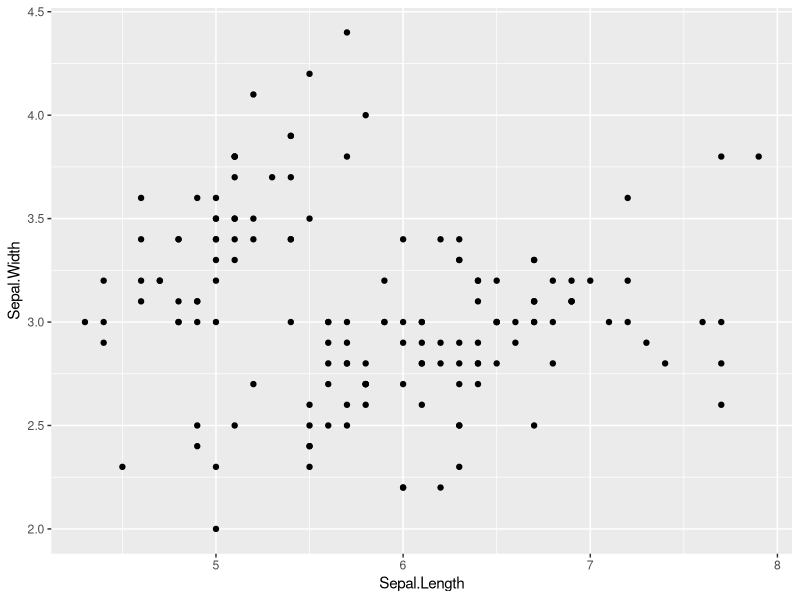
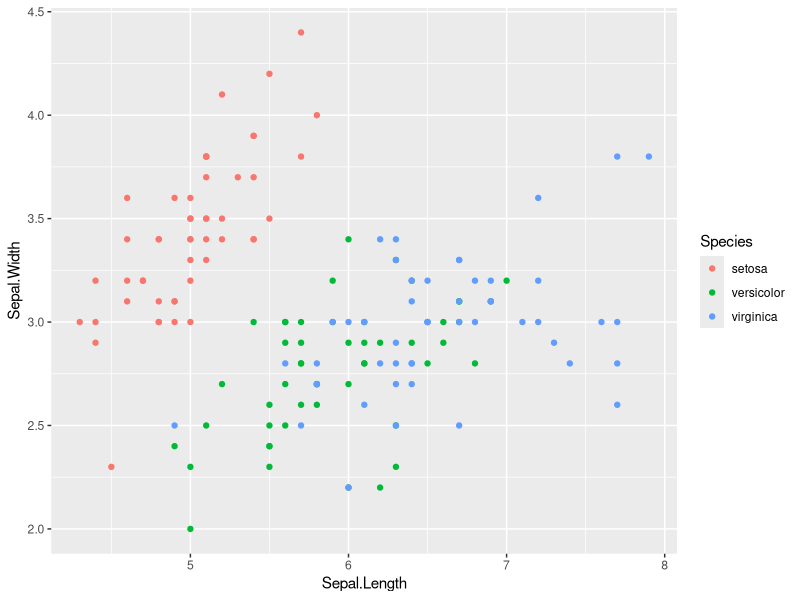
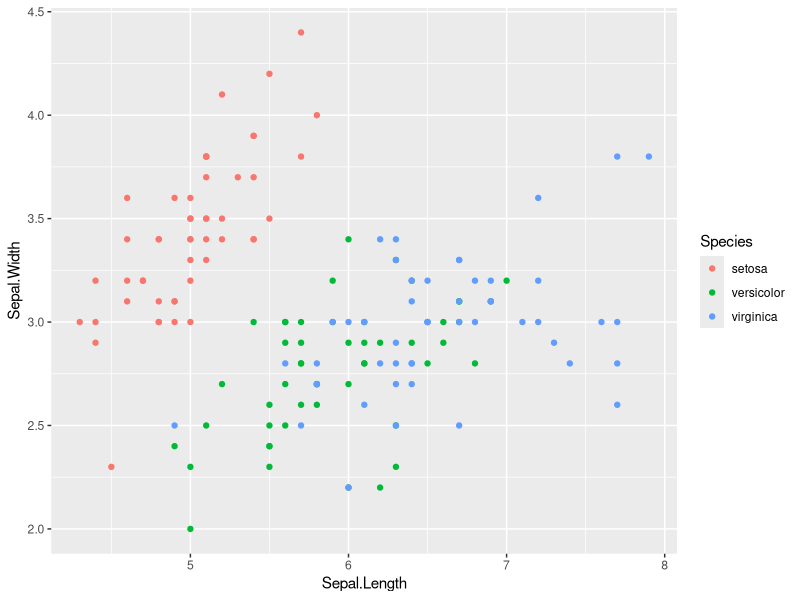
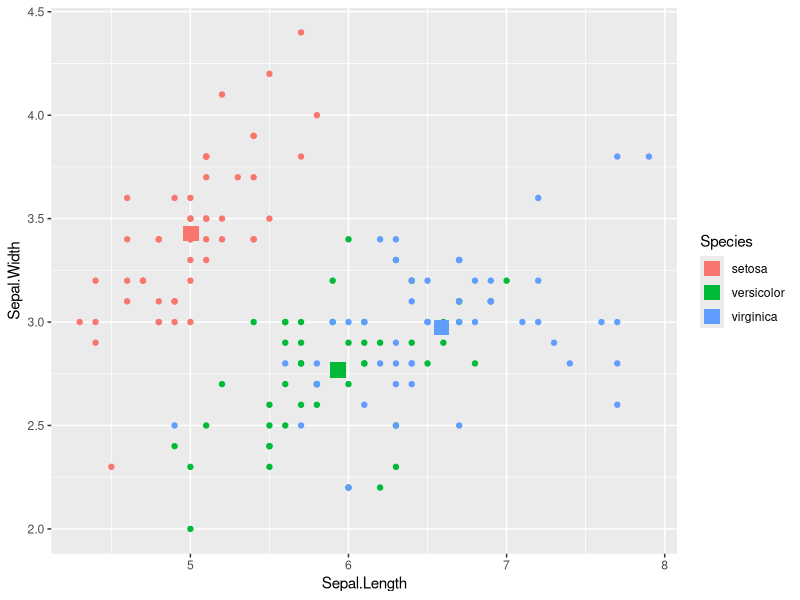
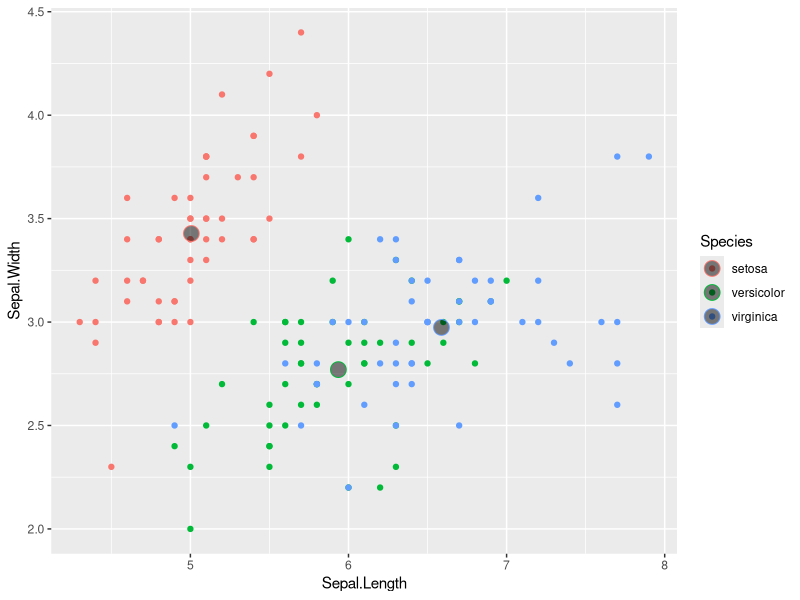
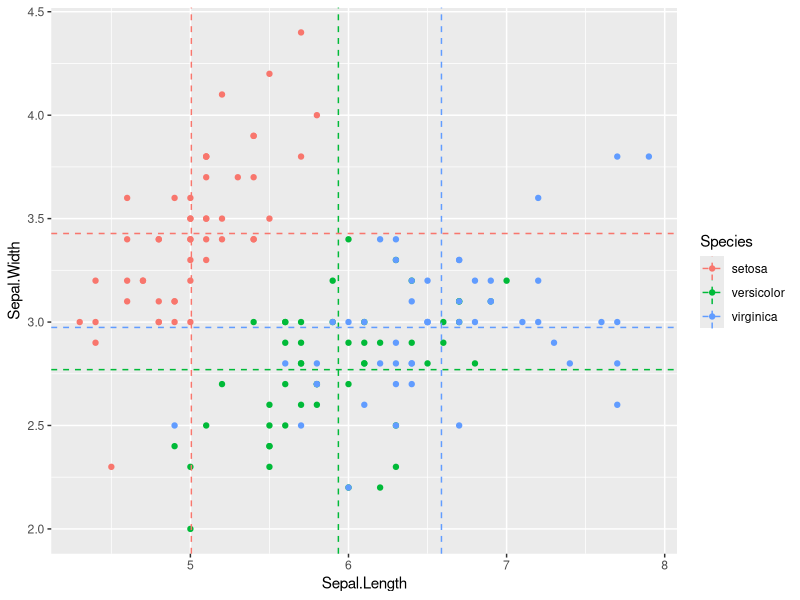
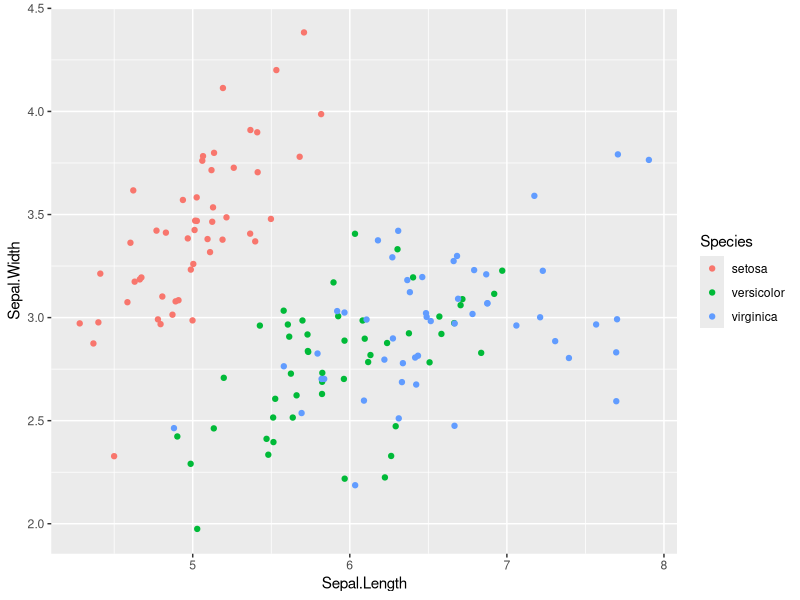
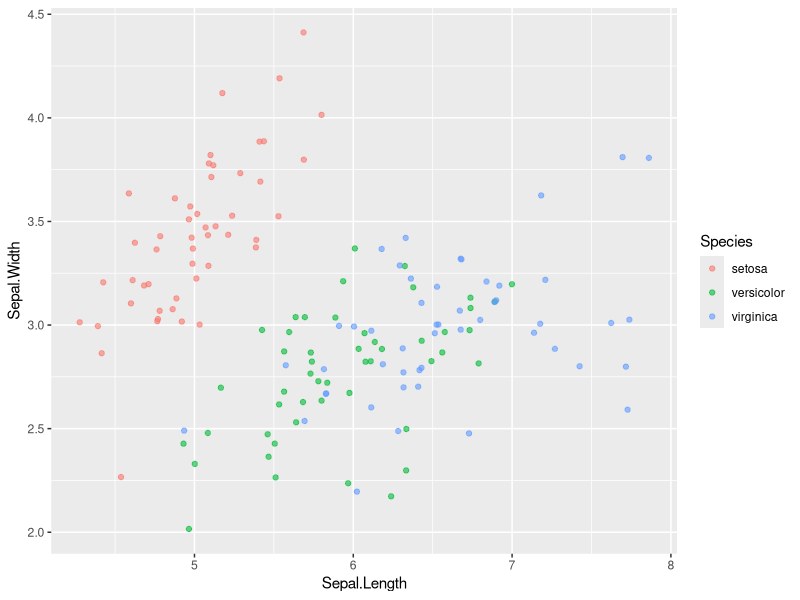

Here is the R script that generated these plots, in order: (Note: this script raises an error after producing the figures.)
library(ggplot2)
library(dplyr)
library(readr)
library(tidyr)
library('RColorBrewer')

# Scatter plot
ggplot(iris, aes(x = Sepal.Length, y = Sepal.Width)) +
  geom_point()

ggplot(iris, aes(x = Sepal.Length, y = Sepal.Width, col = Species)) +
  geom_point()

ggplot(iris, aes(x = Sepal.Length, y = Sepal.Width)) +
  geom_point(aes(col = Species))


# Summary statistics 
iris_summary <- iris %>% group_by(Species) %>%
  summarise(Sepal.Length = mean(Sepal.Length), 
            Sepal.Width = mean(Sepal.Width),
            Petal.Length = mean(Petal.Length), 
            Petal.Width = mean(Petal.Width))

# Alternatively
head(iris)
iris_summary <- aggregate(iris[1:4], list(iris$Species), mean)
iris_summary
names(iris_summary)[1] <- "Species"

ggplot(iris, aes(x = Sepal.Length, y = Sepal.Width, col = Species)) +
  geom_point() + 
  geom_point(data = iris_summary, shape = 15, size = 5)

ggplot(iris, aes(x = Sepal.Length, y = Sepal.Width, col = Species)) +
  geom_point() + 
  geom_point(data = iris_summary, shape = 21, size = 5, fill = "#00000080")

# crosshairs
ggplot(iris, aes(x = Sepal.Length, y = Sepal.Width, col = Species)) +
  geom_point() + 
  geom_vline(data = iris_summary, linetype = 2,
             aes(xintercept = Sepal.Length, col = Species)) +
  geom_hline(data = iris_summary, linetype = 2,
             aes(yintercept = Sepal.Width, col = Species))

# Jittering
ggplot(iris, aes(x = Sepal.Length, y = Sepal.Width, col = Species)) +
  geom_point(position = 'jitter')


ggplot(iris, aes(x = Sepal.Length, y = Sepal.Width, col = Species)) +
  geom_jitter(alpha = 0.6)

ggplot(iris, aes(x = Sepal.Length, y = Sepal.Width, col = Species)) +
  geom_jitter(shape = 1)

# Large dataset - diamonds
ggplot(diamonds, aes(x = carat, y = price)) +
  geom_point()

ggplot(diamonds, aes(x = carat, y = price)) +
  geom_point(alpha = 0.1)

ggplot(diamonds, aes(x = carat, y = price)) +
  geom_point(alpha = 0.1, size = 4)

ggplot(diamonds, aes(x = carat, y = price)) +
  geom_point(shape = '.')



ggplot(diamonds, aes(x = carat, y = price, col = clarity)) +
  geom_point()

# Adjust for overplotting
ggplot(diamonds, aes(x = carat, y = price, col = clarity)) +
  geom_point(alpha = 0.5)


ggplot(diamonds, aes(x = clarity, y = carat, col = price)) +
  geom_point(alpha = 0.5, position = 'jitter')

ggplot(diamonds, aes(x = clarity, y = carat, col = price)) +
  geom_jitter()

ggplot(diamonds, aes(x = clarity, y = carat, col = price)) +
  geom_jitter(width = 0.1)

vocab <- read_csv('Vocab.csv')
vocab <- vocab %>%
  select(-1)
vocab

ggplot(vocab, aes(x = education, y = vocabulary)) +
  geom_point()

# Use geom_jitter() instead of geom_point()
ggplot(vocab, aes(x = education, y = vocabulary)) +
  geom_jitter()

ggplot(vocab, aes(x = education, y = vocabulary)) +
  geom_jitter(alpha = 0.2)


ggplot(vocab, aes(x = education, y = vocabulary)) +
  geom_jitter(shape = 1)

# Bar plots
ggplot(iris, aes(x = Sepal.Width)) +
  geom_histogram()

diff(range(iris$Sepal.Width)) / 30

ggplot(iris, aes(x = Sepal.Width)) +
  geom_histogram(binwidth = 0.1)

ggplot(iris, aes(x = Sepal.Width)) +
  geom_histogram(aes(y = ..density..), binwidth = 0.1)

ggplot(iris, aes(x = Sepal.Width)) +
  geom_histogram(aes(y = ..density..), binwidth = 0.1, 
                 fill = '#377EB8')

ggplot(iris, aes(x = Sepal.Width, fill = Species)) +
  geom_histogram(binwidth = 0.1)

ggplot(iris, aes(x = Sepal.Width, fill = Species)) +
  geom_histogram(binwidth = 0.1, position = 'stack')


ggplot(iris, aes(x = Sepal.Width, fill = Species)) +
  geom_histogram(binwidth = 0.1, position = 'dodge')

ggplot(iris, aes(x = Sepal.Width, fill = Species)) +
  geom_histogram(binwidth = 0.1, position = 'fill')

ggplot(iris, aes(x = Sepal.Width, fill = Species)) +
  geom_histogram(binwidth = 0.1, position = 'identity')

ggplot(iris, aes(x = Sepal.Width, fill = Species)) +
  geom_histogram(binwidth = 0.1, position = 'identity', alpha = 0.4)

ggplot(iris, aes(x = Sepal.Width, col = Species)) +
  geom_freqpoly()

sleep <- (ggplot2::msleep) %>%
  select(c(3, 6, 7)) 

sleep <- sleep %>%
  mutate(positive = ifelse(extra > 0, 'TRUE', 'FALSE'))


ggplot(sleep, aes(vore)) +
  geom_bar()

sleep_summary <- sleep %>%
  group_by(vore) %>%
  summarise(avg = mean(sleep_total),
            stdev = sd(sleep_total)) %>%
  filter(!is.na(vore)) %>%
  mutate(vore = as.factor(vore))


ggplot(sleep_summary, aes(x = vore, y = avg)) +
  geom_bar(stat = 'identity')

ggplot(sleep, aes(x = group, fill = positive)) +
  geom_bar()

ggplot(sleep, aes(x = group, fill = positive)) +
  geom_bar(position = 'fill')

ggplot(sleep, aes(x = group, fill = positive)) +
  geom_bar(position = 'dodge')


# Overlapping bar plots
posn_d <- position_dodge(0.2)

# Change the position argument to posn_d
ggplot(sleep, aes(x = group, fill = positive)) +
  geom_bar(position = posn_d)

ggplot(sleep, aes(x = group, fill = positive)) +
  geom_bar(position = posn_d, alpha = 0.6)


View(economics)
recess <- read_csv('recess.csv')

# Plot unemploy as a function of date using a line plot
economics %>%
  ggplot(aes(x = date, y = unemploy)) +
  geom_line()

# Fraction of total population that is unemployed as a function of time
economics %>%
  ggplot(aes(x = date, y = unemploy/pop)) +
  geom_line()

# Draw the recess periods on basic line plot
ggplot(economics, aes(x = date, y = unemploy/pop)) +
  geom_rect(data = recess,
            aes(xmin = begin, xmax = end, ymin = -Inf, ymax = +Inf),
            inherit.aes = FALSE, fill = "red", alpha = 0.2) +
  geom_line()


ggplot(mtcars, aes(x = cyl , fill = am)) +
  geom_bar() +
  scale_fill_brewer(palette = 'Set1')

vocab <- vocab %>%
  mutate_each(funs(as.factor), c(3, 4))

ggplot(vocab, aes(x = education, fill = vocabulary)) +
  geom_bar() + 
  scale_fill_brewer()




# Make a color range using colorRampPalette() and the set of blues
blues <- brewer.pal(9, 'Blues')
blue_range <- colorRampPalette(blues)

# Use blue_range to adjust the color of the bars, use scale_fill_manual()
ggplot(vocab, aes(x = education, fill = vocabulary)) +
  geom_bar() + 
  scale_fill_manual(values = blue_range(11))


ggplot(vocab, aes(x = education, fill = vocabulary)) +
  geom_bar(position = 'fill') + 
  scale_fill_manual(values = blue_range(11))

glimpse(vocab)

# Multiple Time Series
fish.species <- tbl_df(fish.species)
fish.species

# Use gather to go from fish.species to fish.tidy
fish.species <- fish.species %>%
  gather(Species, Capture, -Year)


ggplot(fish.species, aes(x = Year, y = Capture, col = Species)) + 
  geom_line()

fish.species

ggplot(fish.species, aes(x = Year, y = Capture, linetype = Species)) + 
  geom_line()


ggplot(fish.species, aes(x = Year, y = Capture, size = Species)) + 
  geom_line()

# fill
ggplot(fish.species, aes(x = Year, y = Capture, fill = Species)) + 
  geom_area()

ggplot(fish.species, aes(x = Year, y = Capture, fill = Species)) + 
  geom_area(position = 'fill')

ggplot(fish.species, aes(x = Year, y = Capture, fill = Species)) + 
  geom_ribbon(aes(ymax = Capture, ymin = 0), alpha = 0.3)

